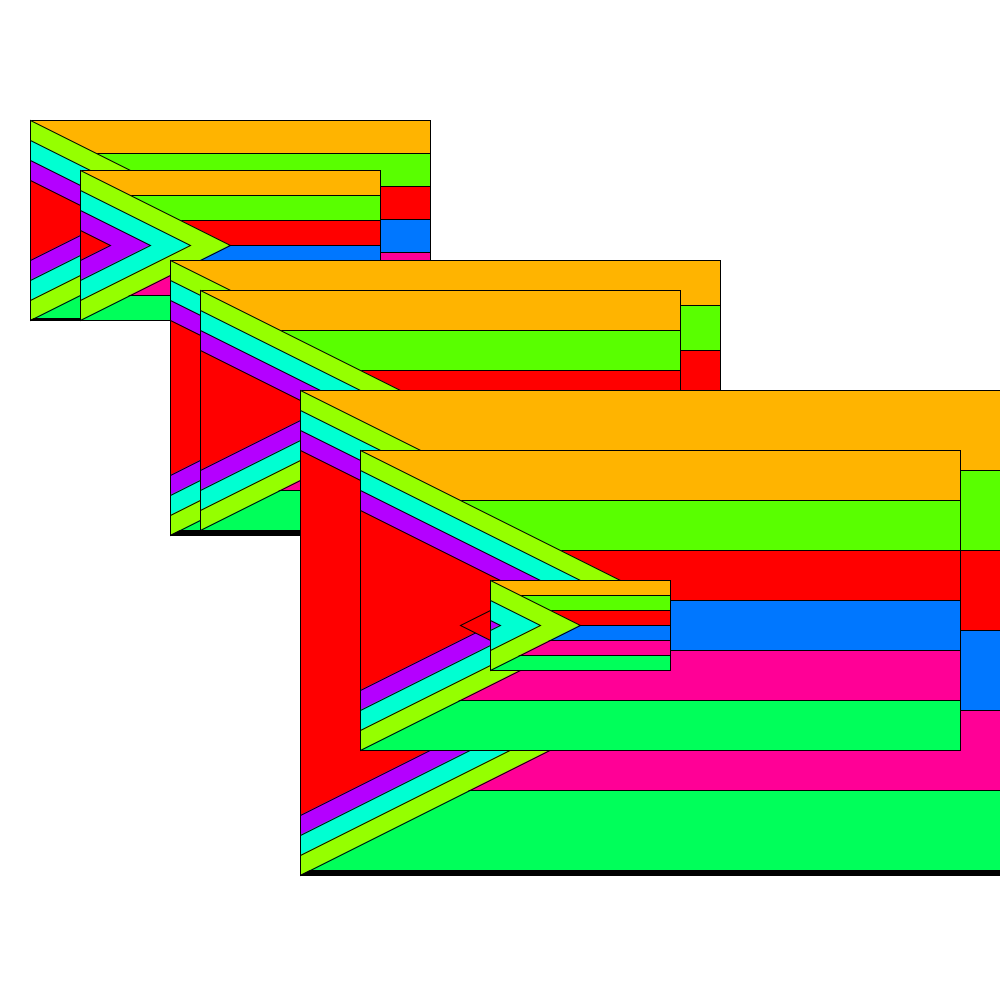
Frame 1 (no input)
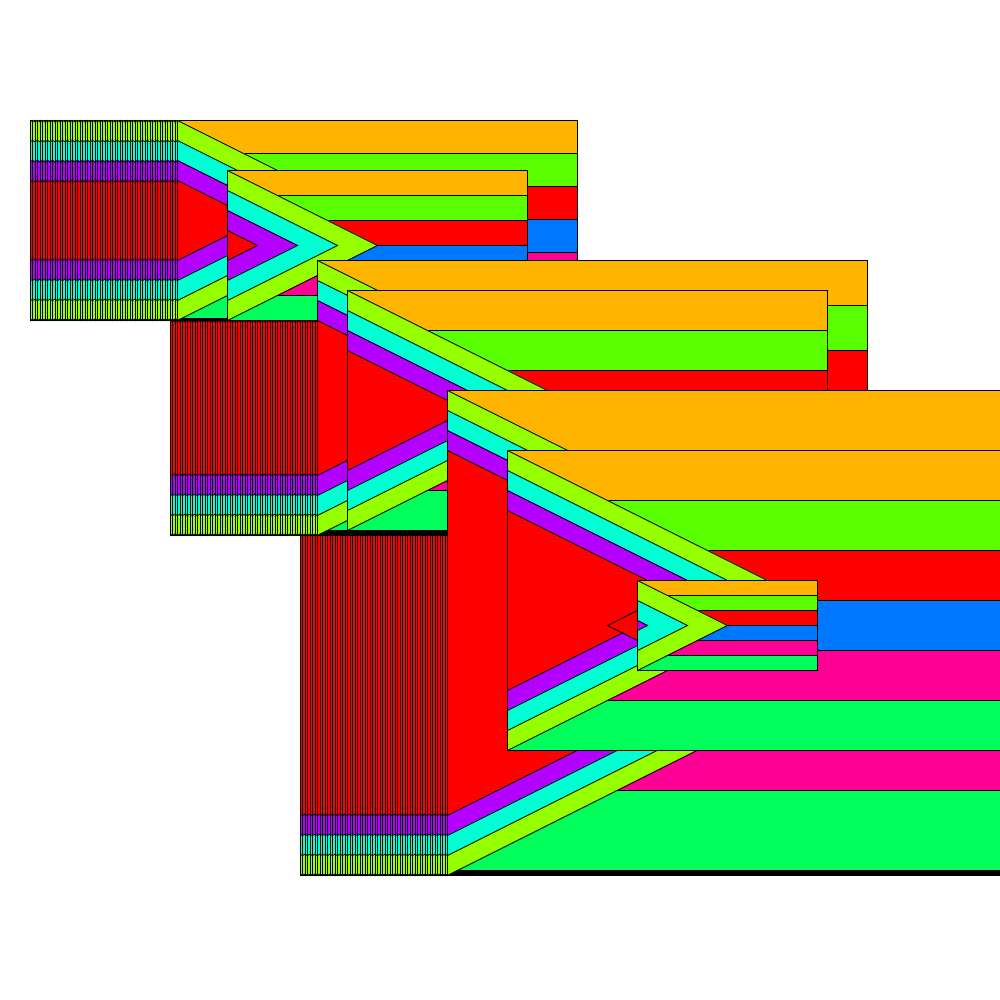
Frame 60 (the mouse pressed at the canvas centre just before this capture)
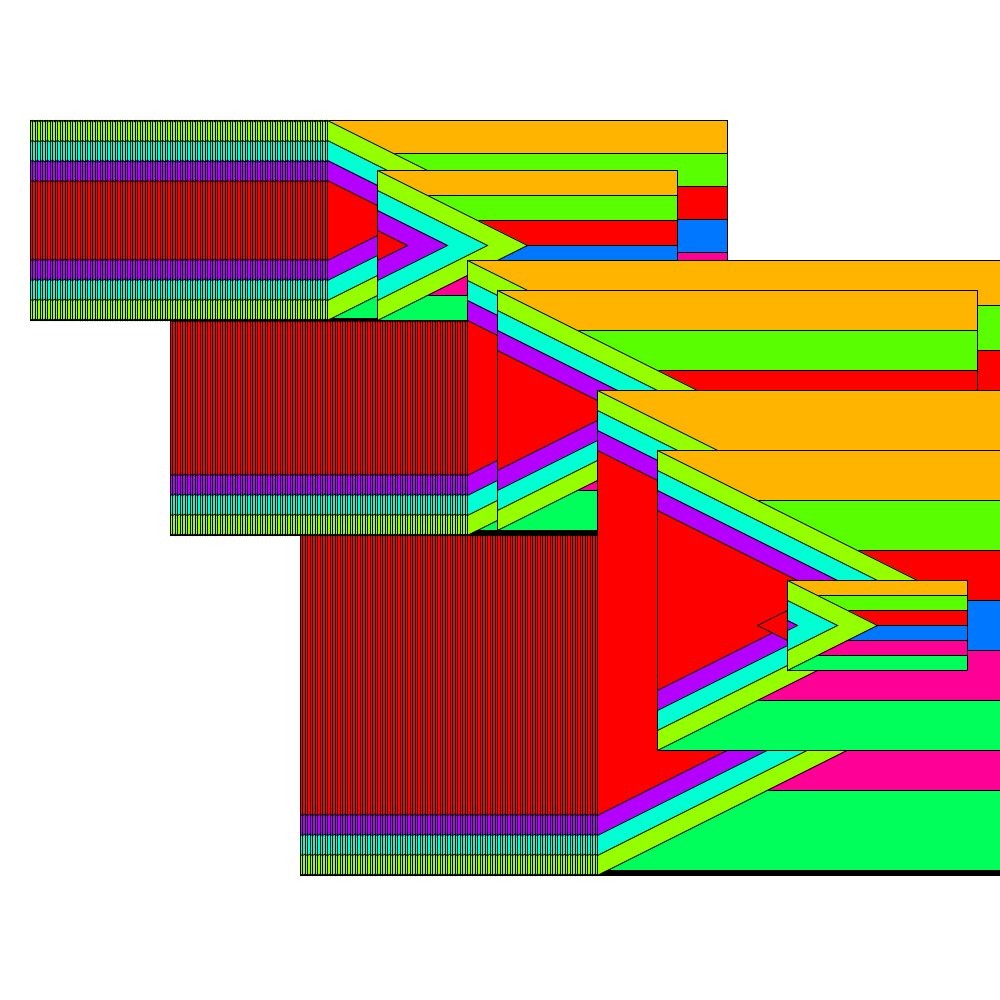
Frame 120 (the mouse held since frame 60 and released just before this capture)

The Processing sketch that drew these frames (run headless with seeded random() and noise(); from frame 60 on, the mouse is pressed at the canvas centre):

// Processing sketch: test2
// ── test2.pde
void setup(){
 size(1000, 1000);
 colorMode(HSB);
 background(255);
 
  
}
float c;
int[] x ={30, 80, 440, 170, 250, 200, 300, 360, 490, 920};
int[] w ={400, 300, 100, 550, 230, 480, 970, 600, 180, 340};

int h;
int z;


float triX;
float flagX;
float flagY;
float flagW;
float flagH;

int[] colorRect = {30, 70, 0, 150, 230, 100};
int[] colorTri = {60, 120, 200, 0};

int hue1;
int hue2;
int i = 0;
int t = 0;
int y;
float rndY;
float barChange;
void flag(){
  if((c+x[z]) > (1000 + w[z])){
    c = c - 1000;
  };
  flagX = x[z]+c;
  rndY = x[z] + 90;
  int flagY = x[z] + 90;
  flagH = w[z]/2;
  h = w[z]/2;
  barChange =(flagH)/6 ;
  flagW = w[z];
  while(i < 6){
    fill(colorRect[hue1], 255, 255);
    rect(flagX, flagY, flagW, flagH);

    hue1++;
    flagY +=barChange ;
    flagH -= barChange;
    i++;
    

  }
  triX = x[z]+c;
        while(t < 4){
   fill(colorTri[hue2], 255, 255);
   triangle(triX, rndY +y/2, triX+h -y, rndY+ h/2, triX, rndY+(h-y/2));
   y+= 40;
   hue2++;
   t++;
   
  }

 
  
}
int flags = 0;

void draw(){ //<>//
  while(z < 10){
   
   flag();
 
   z++;   
   t = 0;
   i = 0;
   hue1 = 0;
   hue2 = 0;
   y = 0;
  }

     c+=2.5;
  z =0;
 

  
}
